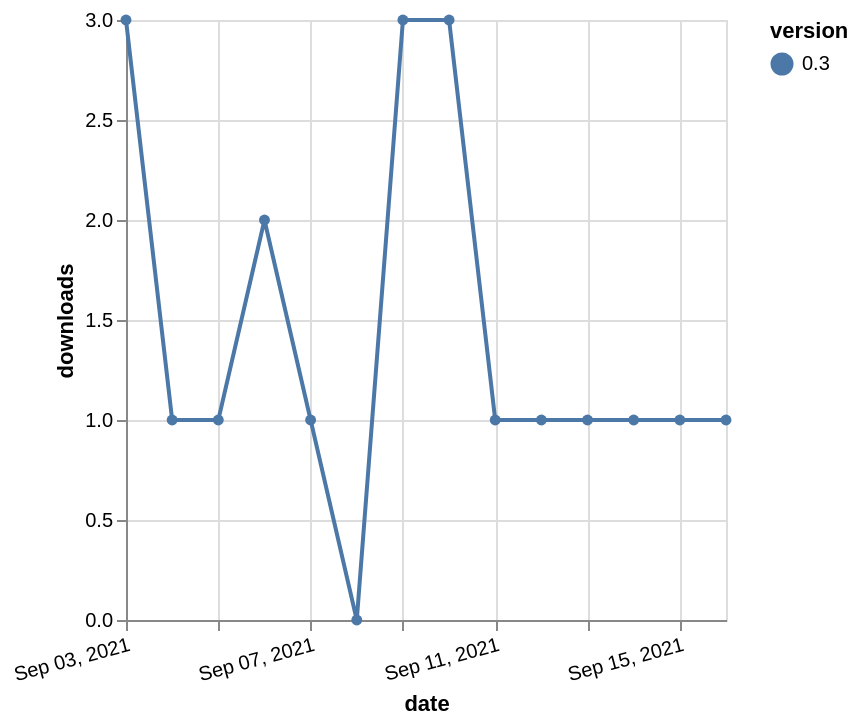

The specification (Vega-Lite) saved for this image:
### Vega-Lite specification from a JSON file in a GitHub repository (floating-point values rounded to 4 significant figures)
{"$schema": "https://vega.github.io/schema/vega-lite/v5.json", "description": "A simple bar chart with embedded data.", "data": {"values": [{"date": "2021-09-03", "total": 179, "delta": 3, "version": "0.3"}, {"date": "2021-09-04", "total": 180, "delta": 1, "version": "0.3"}, {"date": "2021-09-05", "total": 181, "delta": 1, "version": "0.3"}, {"date": "2021-09-06", "total": 183, "delta": 2, "version": "0.3"}, {"date": "2021-09-07", "total": 184, "delta": 1, "version": "0.3"}, {"date": "2021-09-08", "total": 184, "delta": 0, "version": "0.3"}, {"date": "2021-09-09", "total": 187, "delta": 3, "version": "0.3"}, {"date": "2021-09-10", "total": 190, "delta": 3, "version": "0.3"}, {"date": "2021-09-11", "total": 191, "delta": 1, "version": "0.3"}, {"date": "2021-09-12", "total": 192, "delta": 1, "version": "0.3"}, {"date": "2021-09-13", "total": 193, "delta": 1, "version": "0.3"}, {"date": "2021-09-14", "total": 194, "delta": 1, "version": "0.3"}, {"date": "2021-09-15", "total": 195, "delta": 1, "version": "0.3"}, {"date": "2021-09-16", "total": 196, "delta": 1, "version": "0.3"}]}, "width": "container", "mark": {"type": "line", "point": {"filled": true}}, "encoding": {"x": {"field": "date", "type": "temporal", "timeUnit": "yearmonthdate", "title": "date", "axis": {"labelAngle": -15}}, "y": {"field": "delta", "type": "quantitative", "title": "downloads"}, "color": {"field": "version", "type": "nominal"}, "tooltip": {"field": "delta"}}}
